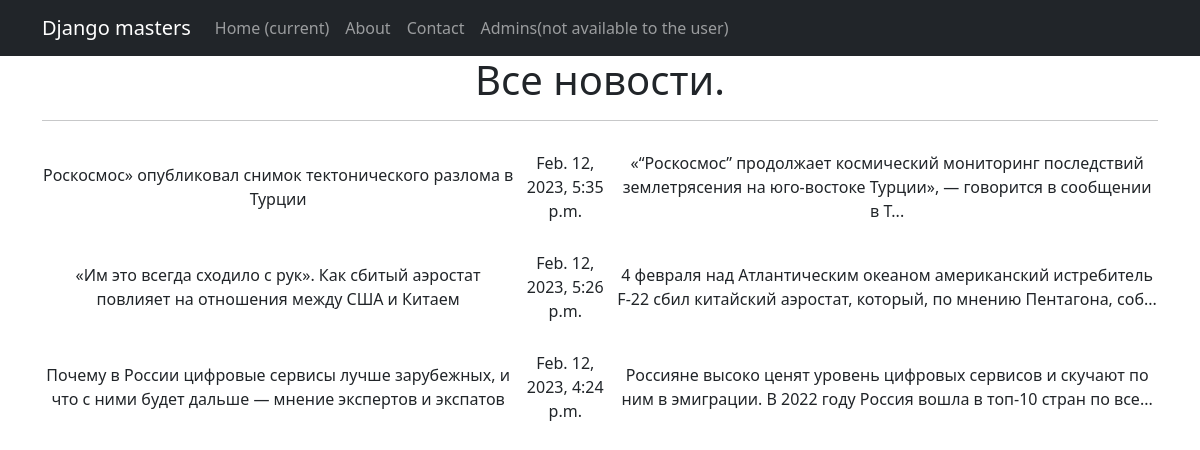
Page /news/ on the committed database.
### news/models.py (models this page shows, shortened)
class Post(models.Model):
    news = 'NE'
    article = 'AR'
    FIELD = [
        (news, 'Новость'),
        (article, 'Статья')
    ]
    article_or_news = models.CharField(max_length=2, choices=FIELD)
    data_time = models.DateTimeField(auto_now_add=True)
    name_news = models.CharField(max_length=255)
    text_news = models.TextField()
    rating_news = models.IntegerField(default=0)
    author_post = models.ForeignKey(Author, on_delete=models.CASCADE)
    post_category = models.ManyToManyField(Category, through='PostCategory')
    def preview(self):
        return self.text_news[0:124] + '...'

### news/views.py (the view)
# urls.py: path('', NewsList.as_view()),
class NewsList(ListView):
    model = Post
    ordering = '-data_time'
    template_name = 'news.html'
    context_object_name = 'news'
    def get_context_data(self, **kwargs):
        context = super().get_context_data(**kwargs)
        context['time_now'] = datetime.utcnow()
        context['next_sale'] = None
        return context

### templates/news.html (shortened to what this page needs)
{% extends 'flatpages/default.html' %}
{% block content %}
<h1>Все новости.</h1>
<hr>
<table>
 {% for post in news %}
           <tr style="height: 100px;">
               <td style="height: 100px;">{{ post.name_news }}</td>
               <td style="height: 100px;">{{ post.data_time }}</td>
               <td style="height: 100px;">{{ post.preview }}</td>
           </tr>
           {% endfor %}
</table>
{% endblock content %}

### templates/flatpages/default.html (shortened to what this page needs)
<!DOCTYPE html>
<html lang="en">
<head>
    {% load static %}
    <link href="{% static 'css/styles.css' %}" rel="stylesheet"/>
</head>
<body>
<nav class="navbar navbar-expand-lg navbar-dark bg-dark static-top">
    <div class="container">
        <a class="navbar-brand" href="#">Django masters</a>
        <div class="collapse navbar-collapse" id="navbarResponsive">
            <ul class="navbar-nav ml-auto">
                <li class="nav-item active">
                    <a class="nav-link" href="#">Home
                        <span class="sr-only">(current)</span>
                    </a>
                </li>
                <li class="nav-item">
                    <a class="nav-link" href="/about/">About</a>
                </li>
                <li class="nav-item">
                    <a class="nav-link" href="/contacts/">Contact</a>
                </li>
                <li class="nav-item">
                    <a class="nav-link" href="/admins/">Admins(not available to the user)</a>
                </li>
            </ul>
        </div>
    </div>
</nav>
    <div class="container">
        <div class="row">
            <div class="col-lg-12 text-center">
                {% block content %}{% endblock content %}
            </div>
        </div>
    </div>
</body>
</html>

### rows in the picture
Post: name_news "Роскосмос» опубликовал снимок тектонического разлома в Турции", data_time "Feb. 12, 2023, 5:35 p.m.", preview "«“Роскосмос” продолжает космический мониторинг последствий землетрясения на юго-востоке Турции», — говорится в сообщении в T..."
Post: name_news "«Им это всегда сходило с рук». Как сбитый аэростат повлияет на отношения между США и Китаем", data_time "Feb. 12, 2023, 5:26 p.m.", preview "4 февраля над Атлантическим океаном американский истребитель F-22 сбил китайский аэростат, который, по мнению Пентагона, соб..."
Post: name_news "Почему в России цифровые сервисы лучше зарубежных, и что с ними будет дальше — мнение экспертов и экспатов", data_time "Feb. 12, 2023, 4:24 p.m.", preview "Россияне высоко ценят уровень цифровых сервисов и скучают по ним в эмиграции. В 2022 году Россия вошла в топ-10 стран по все..."
